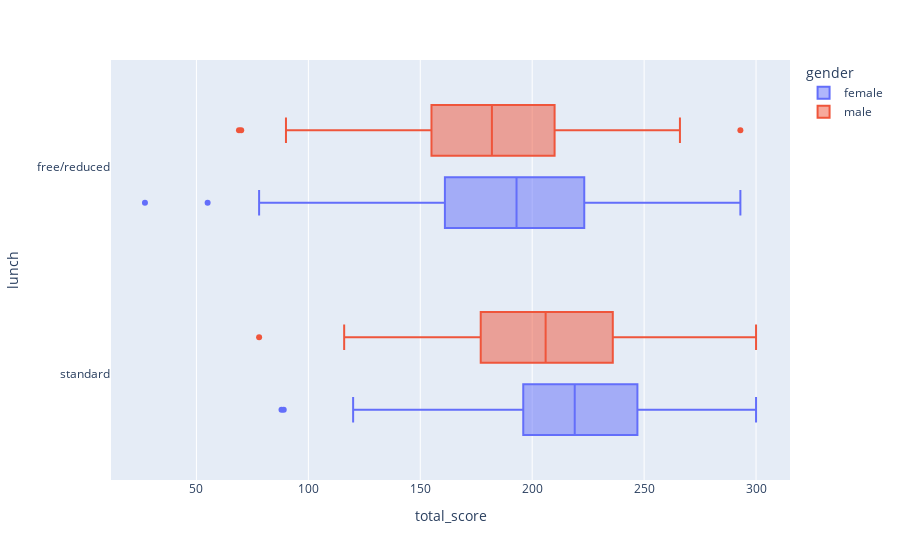

Notebook cell for this chart:
### Code cell
px.box(data, x = 'total_score', y = 'lunch', color= 'gender')

### Figure 1 — Plotly figure (JSON) as saved in the notebook; plotly's stock layout.template omitted (floating-point values rounded to 4 significant figures; data arrays with more than 128 entries replaced by an {"elided": "..."} marker saying what was removed)
{"data": [{"alignmentgroup": "True", "hovertemplate": "gender=female<br>total_score=%{x}<br>lunch=%{y}<extra></extra>", "legendgroup": "female", "marker": {"color": "#636efa"}, "name": "female", "notched": false, "offsetgroup": "female", "orientation": "h", "showlegend": true, "type": "box", "x": {"elided": "518 int values"}, "x0": " ", "xaxis": "x", "y": {"elided": "518 str values"}, "y0": " ", "yaxis": "y"}, {"alignmentgroup": "True", "hovertemplate": "gender=male<br>total_score=%{x}<br>lunch=%{y}<extra></extra>", "legendgroup": "male", "marker": {"color": "#EF553B"}, "name": "male", "notched": false, "offsetgroup": "male", "orientation": "h", "showlegend": true, "type": "box", "x": {"elided": "482 int values"}, "x0": " ", "xaxis": "x", "y": {"elided": "482 str values"}, "y0": " ", "yaxis": "y"}], "layout": {"boxmode": "group", "legend": {"title": {"text": "gender"}, "tracegroupgap": 0}, "margin": {"t": 60}, "xaxis": {"anchor": "y", "domain": [0, 1], "title": {"text": "total_score"}}, "yaxis": {"anchor": "x", "domain": [0, 1], "title": {"text": "lunch"}}}}
